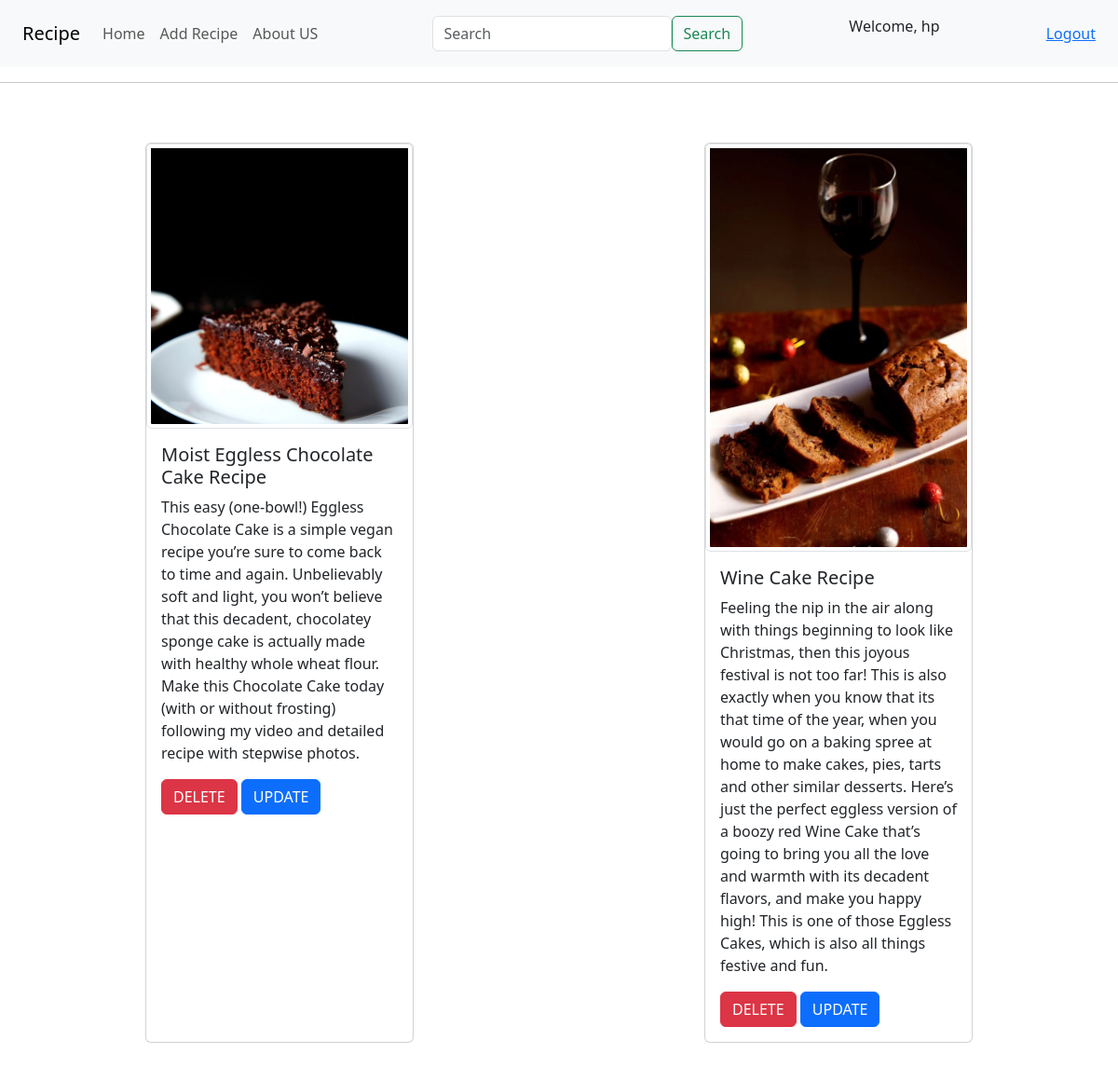
The app's page / (signed in) with its own data.
### home/models.py (models this page shows)
class Receipe(models.Model):
    username = models.ForeignKey(User, on_delete = models.SET_NULL , null = True , blank = True)
    receipe_name = models.CharField(max_length = 100)
    receipe_description = models.TextField()
    receipe_image = models.ImageField(upload_to="receipe_images")

### home/views.py (the view)
# urls.py: 2. Add a URL to urlpatterns:  path('', Home.as_view(), name='home')
def Home (request):
    queryset = Receipe.objects.all()
    if request.GET.get('search'):
        queryset = queryset.filter(receipe_name__icontains = request.GET.get('search'))
    context = {'receipes': queryset}
    return render(request ,"home.html", context)

### home/Templates/home.html
{% extends "index.html" %} {% block start %}
<div class="d-flex flex-row justify-content-around flex-wrap">
{% for receipe in receipes %}
{% load static %}
<div class="card my-5 " style="width: 18rem">
  <img src="/media/{{receipe.receipe_image}}" class="card-img-top img-thumbnail" alt="receipe-image" />
  <div class="card-body ">
    <h5 class="card-title">{{ receipe.receipe_name }}</h5>
    <p class="card-text">
      {{ receipe.receipe_description }}
    </p>
    <a href="/delete/{{receipe.id}}" class="btn btn-danger">DELETE</a>
    <a href="/update/{{receipe.id}}" class="btn btn-primary">UPDATE</a>
  </div>
</div>
{% endfor %}
</div>
{% endblock %}

### home/Templates/index.html (shortened to what this page needs)
<!DOCTYPE html>
<html lang="en">
  <head>
    {% load django_bootstrap5 %}
    {% bootstrap_css %}
    {% load static %}
  </head>
  <body>
    <nav class="navbar navbar-expand-lg navbar-light bg-light px-4 py-3">
      <a class="navbar-brand" href="/">Recipe</a>
      <div class="collapse navbar-collapse d-flex justify-content-between" id="navbarSupportedContent">
        <ul class="navbar-nav mr-auto">
          <li class="nav-item active">
            <a class="nav-link" href="/"
              >Home </a
            >
          </li>
          <li class="nav-item">
            <a class="nav-link" href="/receipe/">Add Recipe</a>
          </li>
          <li class="nav-item">
            <a class="nav-link" href="/about_us">About US</a>
          </li>
        </ul>
        <form class="form-inline my-2 my-lg-0 d-flex">
          <input
            class="form-control mr-sm-2"
            type="text"
            placeholder="Search"
            name="search"
          />
          <button class="btn btn-outline-success my-2 my-sm-0" type="submit">
            Search
          </button>
        </form>
        {% if request.user.is_authenticated %}
        <p class="text-bold">Welcome, {{user.username}}</p>
        <a href="/logout/">Logout</a>
        {% else %}
        <a href="/login/">Login/Register</a>
        {% endif %}
      </div>
    </nav>
    <hr>
    {% block start %}
    {% endblock %}
  </body>
</html>

### records on screen
Receipe: receipe_image (picture), receipe_name "Moist Eggless Chocolate Cake Recipe", receipe_description "This easy (one-bowl!) Eggless Chocolate Cake is a simple vegan recipe you’re sure to come back to time and again. Unbelievably soft and light, you won’t believe that this decadent, chocolatey sponge cake is actually made with healthy whole wheat flour. Make this Chocolate Cake today (with or without frosting) following my video and detailed recipe with stepwise photos."
Receipe: receipe_image (picture), receipe_name "Wine Cake Recipe", receipe_description "Feeling the nip in the air along with things beginning to look like Christmas, then this joyous festival is not too far! This is also exactly when you know that its that time of the year, when you would go on a baking spree at home to make cakes, pies, tarts and other similar desserts. Here’s just the perfect eggless version of a boozy red Wine Cake that’s going to bring you all the love and warmth with its decadent flavors, and make you happy high! This is one of those Eggless Cakes, which is also all things festive and fun."

### other values on screen
{{ user.username }} "hp"
